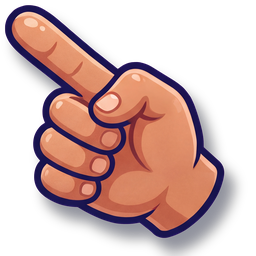
#> input picture assets/ui/hand.png, 256 x 256 px, found by its file name
$ python make_hand.py
#> lines starting #> are read from the running program, lines starting #| are printed output that depends on the picture; after the words box and inside, x2 and y2 are one past the last pixel; in counts of white or black regions, pixels touching at a corner belong together
### tools/slice_icons.py
"""Cuts the Gemini icon sheets (art_src/gen/icons_*.png, grids on magenta) into transparent
PNGs in assets/icons/gloss/<name>.png. UiKit prefers these over the SVGs. The v2 Armory
sheets (armory_a/b.png: one weapon per row, tiers 1-4 left to right) go to
assets/armory/<track>_t<n>.png (the "out" key).
  python -I tools/slice_icons.py              # every sheet
  python -I tools/slice_icons.py icons_c.png  # just one sheet

icons_a/icons_b (4x4) are cut on exact cell lines. icons_c (5x5) was not painted on an exact
grid, so each cell keeps the whole connected shapes whose centre lies in it ("loose" mode).
icons_e (v2 shield, six designs on one sheet) has thin white lines between its cells: "inset"
cuts that many pixels off every cell edge first.
"""
import sys
from pathlib import Path
import numpy as np
from PIL import Image
from scipy import ndimage

ROOT = Path(__file__).resolve().parents[1]
GEN = ROOT / "art_src" / "gen"
OUT = ROOT / "assets" / "icons" / "gloss"
SIZE = 320

SHEETS = {
    "icons_a.png": {"grid": [["coin", "gem", "trophy", "star_icon"],
                             ["_shield_orb", "bomb", "knife", "pistol"],  # shield: icons_e
                             ["smg", "badge", "inspector", "swat"],
                             ["station", "money", "armour_break", "gang_split"]]},
    "icons_b.png": {"grid": [["thug", "brute", "riot", "boss"],
                             ["barrel", "bottle", "broken_bottle", "speed"],
                             ["shirt", "knife_power", "turncoat", "lock"],
                             ["chest", "fist", "police_car", "aim"]]},
    "icons_c.png": {"loose": True,
                    "outline_only": {"star_chest"},  # drop the painted glow halo
                    "grid": [["sergeant", "sniper", "commando", "molotov", "sniper_foe"],
                             ["grenadier", "pothole", "barricade", "gift", "wheel"],
                             ["missions", "star_chest", "clock", "hammer", "map_pin"],
                             ["ad_play", "headstart", "boss_crown", "fire", "city_hall"],
                             ["crown", "trophy_gold", "stars3", "district_lock", "heart"]]},
    # v1.1: rank headgear (one set for every rank), music / sound toggles, Squad Power.
    # Gemini painted a 4x4 sheet for a 3x3 ask; "_" cells are spares and are skipped.
    "icons_d.png": {"loose": True,
                    "grid": [["rank_constable", "rank_hero", "rank_sniper", "power"],
                             ["rank_commando", "music", "music_off", "_"],
                             ["sound", "_", "_", "_"],
                             ["_", "sound_off", "_", "_"]]},
    # v2 polish: the shield power as a glossy police shield (was a glowing orb that did not
    # read as a shield next to the bomb). Six designs were painted; design 6 (silver rim, cyan
    # inner edge like the in-level bubble, gold star) is the one cut.
    "icons_e.png": {"inset": 30,
                    "grid": [["_", "_", "_"],
                             ["_", "_", "shield"]]},
    # v2.1 review: card icons that no longer borrow the player's items (a civilian car, a
    # grenade blast, the lieutenant), the rescue cage, the district hazards (docks crane, mill
    # steam, uptown helicopter) and incoming gang fire. The road (cell 9) is a spare.
    "icons_f.png": {"loose": True,
                    "grid": [["car", "blast", "lieutenant"],
                             ["cage", "crane", "steam"],
                             ["chopper", "gang_fire", "_"]]},
    # v2 Armory: tier art per weapon track (config/armory.json "art": "armory/<id>_t<n>").
    "armory_a.png": {"loose": True, "out": "armory", "size": 256,
                     "grid": [[f"{w}_t{t}" for t in range(1, 5)] for w in
                              ["knives", "service_pistol", "shotgun", "revolver", "rifle", "sniper_rifle"]]},
    "armory_b.png": {"loose": True, "out": "armory", "size": 256,
                     "grid": [[f"{w}_t{t}" for t in range(1, 5)] for w in
                              ["launcher", "finale_pistol", "finale_bow", "finale_stars", "finale_sniper"]]},
}


def key_alpha(c):
    """Alpha from 'pinkness' (min(R,B) - G): magenta background and pink tiles go clear."""
    r, g, b = c[..., 0], c[..., 1], c[..., 2]
    pink = np.minimum(r, b) - g
    alpha = np.clip((95.0 - pink) / 45.0, 0.0, 1.0)  # >=95 clear, <=50 solid
    # The pink tiles' pale highlight rims: light, pink-tinted, low saturation.
    pale = (np.minimum(r, b) > 185) & (np.minimum(r, b) - g > 18)
    alpha[pale] = 0.0
    # De-spill: pull pink-tinted edge pixels back towards neutral.
    excess = np.clip(np.minimum(r, b) - g, 0, None) * (1.0 - alpha)
    out = c.copy()
    out[..., 0] = r - excess
    out[..., 2] = b - excess
    return np.clip(out, 0, 255), alpha


# [12 lines left out: function drop_frames, not called in this run]


def remove_specks(alpha, min_px=60):
    lab, n = ndimage.label(alpha > 0.5)
    sizes = ndimage.sum(np.ones_like(alpha), lab, range(1, n + 1))
    for i, sz in enumerate(sizes, 1):
        if sz < min_px:
            alpha[lab == i] = 0.0
    return alpha


# [109 lines left out: functions outline_only, keep_centred, paint_out_text, save, cut, add_cross and 1 more, not called in this run]


# [2 lines that do not run on import are left out]

### tools/make_hand.py
"""Cuts the pointing hand (spec v2 §11) out of art_src/gen/hand.png (a 2x2 Gemini sheet on
magenta; cell 0 is used), adds a soft drop shadow and writes assets/ui/hand.png. Prints the
fingertip as a share of the image size; config/hints.json "hand.tip" must match it.
  python -I tools/make_hand.py [cell 0-3]
"""
import sys
from pathlib import Path
import numpy as np
from PIL import Image, ImageFilter
from scipy import ndimage

ROOT = Path(__file__).resolve().parents[1]
sys.path.insert(0, str(ROOT / "tools"))
from slice_icons import key_alpha, remove_specks  # noqa: E402

SIZE = 256          # output side (px)
SHADOW = (10, 14)   # shadow offset at SIZE (px)


def main() -> None:
    cell = int(sys.argv[1]) if len(sys.argv) > 1 else 0
    a = np.asarray(Image.open(ROOT / "art_src/gen/hand.png").convert("RGB")).astype(float)
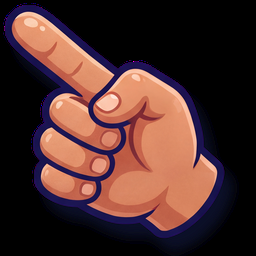
#> a: shape (256, 256, 3) float64; mean R, G, B 75.6, 47, 44.8
    h, w = a.shape[:2]
#> h = 256; w = 256
    r, c = divmod(cell, 2)
    sub = a[r * h // 2:(r + 1) * h // 2, c * w // 2:(c + 1) * w // 2]
    rgb, alpha = key_alpha(sub)
#> in key_alpha, `r, g, b = c[..., 0], c[..., 1], c[..., 2]`:
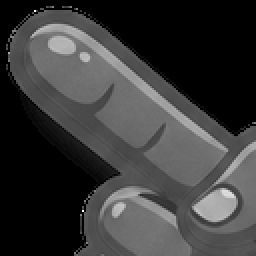
#> b: shape (128, 128) float64 (shown 2 times larger); min 0, max 255, mean 57.9
#> in key_alpha, `pink = np.minimum(r, b) - g`:
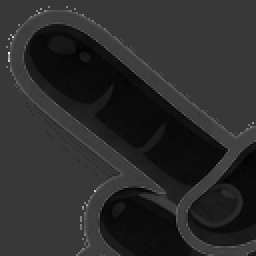
#> pink: shape (128, 128) float64 (shown 2 times larger); min -48, max 170, mean -10.6; drawn with min black and max white
#> in key_alpha, `alpha = np.clip((95.0 - pink) / 45.0, 0.0, 1.0)`:
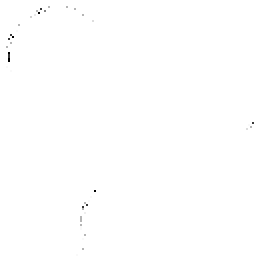
#> alpha: shape (128, 128) float64 (shown 2 times larger); min 0, max 1, mean 0.999
#> in key_alpha, `pale = (np.minimum(r, b) > 185) & (np.minimum(r, b) - g > 18)`: pale: shape (128, 128) bool; every value is 0
#> in key_alpha, `excess = np.clip(np.minimum(r, b) - g, 0, None) * (1.0 - alpha)`:
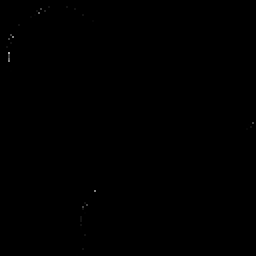
#> excess: shape (128, 128) float64 (shown 2 times larger); min 0, max 170, mean 0.1
#> in key_alpha, `out[..., 0] = r - excess`: out: shape (128, 128, 3) float64; mean R, G, B 91.5, 59.4, 57.9
#> in key_alpha, `out[..., 2] = b - excess`: out: shape (128, 128, 3) float64; mean R, G, B 91.5, 59.4, 57.8
    alpha = remove_specks(alpha, 400)
#> in remove_specks, `lab, n = ndimage.label(alpha > 0.5)`: lab: shape (128, 128) int32; values 0 (black) and 1 (white), 99.9% white; black in thin lines or dots, all inside (x1, y1, x2, y2) = (4, 4, 127, 104)
#> in remove_specks, `lab, n = ndimage.label(alpha > 0.5)`: n = 1
#> in remove_specks, `sizes = ndimage.sum(np.ones_like(alpha), lab, range(1, n + 1))`: sizes = [16370]
#> the loop in remove_specks, `for i, sz in enumerate(sizes, 1):` made 1 pass
#> (i, sz) on pass 1: (1, 16370)
    lab, n = ndimage.label(alpha > 0.5)
#> n = 1
    if n > 1:  # keep the biggest shape only
        sizes = ndimage.sum(np.ones_like(alpha), lab, range(1, n + 1))
        alpha = alpha * ndimage.binary_dilation(lab == (int(np.argmax(sizes)) + 1), iterations=3)
    ys, xs = np.where(alpha > 0.05)
#> ys = 16378 values from 0 to 127; xs = 16378 values, max 127 at index 127, min 0 at index 0, mean 63.52
    y0, y1, x0, x1 = ys.min(), ys.max() + 1, xs.min(), xs.max() + 1
#> y0 = 0; y1 = 128; x0 = 0; x1 = 128
    rgba = np.dstack([rgb, alpha * 255]).astype(np.uint8)[y0:y1, x0:x1]
    hand = Image.fromarray(rgba, "RGBA")
    # Square canvas with room for the shadow (down-right), hand in the upper left part.
    side = int(max(hand.width, hand.height) * 1.1)
#> side = 140
    k = SIZE / side
#> k = 1.83
    pad = int(side * 0.02)
#> pad = 2
    canvas = Image.new("RGBA", (side, side), (0, 0, 0, 0))
#> canvas: PIL image 140x140 RGBA; every value is 0
    sh = Image.new("RGBA", hand.size, (12, 16, 40, 0))
    sh.putalpha(hand.getchannel("A").point(lambda v: int(v * 0.45)))
    off = (pad + int(SHADOW[0] / k), pad + int(SHADOW[1] / k))
#> off = (7, 9)
    canvas.alpha_composite(sh, off)
    canvas = canvas.filter(ImageFilter.GaussianBlur(int(6 / k)))
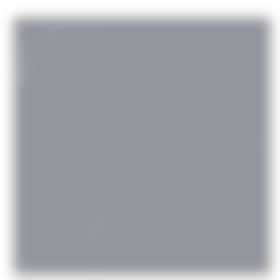
#> canvas: PIL image 140x140 RGBA (shown 2 times larger); mean R, G, B, A 10, 13.4, 33.4, 95.1; transparent parts drawn white
    canvas.alpha_composite(hand, (pad, pad))
    out = canvas.resize((SIZE, SIZE), Image.LANCZOS)
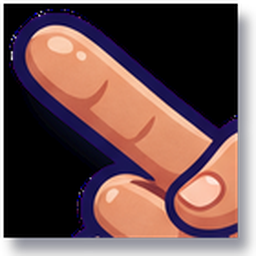
#> out: PIL image 256x256 RGBA; mean R, G, B, A 77.5, 50.8, 51.4, 221.5; transparent parts drawn white
    out.save(ROOT / "assets/ui/hand.png")
    # Fingertip: the opaque hand pixel furthest up-left (the finger points up-left).
    al = np.asarray(hand.getchannel("A")) > 128
    yy, xx = np.where(al)
#> yy = 16370 values from 0 to 127; xx = 16370 values, max 127 at index 127, min 0 at index 0, mean 63.53
    i = int(np.argmin(xx + yy))
#> i = 0
    tip = ((xx[i] + pad) / side, (yy[i] + pad) / side)
#> tip = (0.0143, 0.0143)
    print("tip %.3f %.3f" % tip)
#| tip 0.014 0.014


if __name__ == "__main__":
    main()
